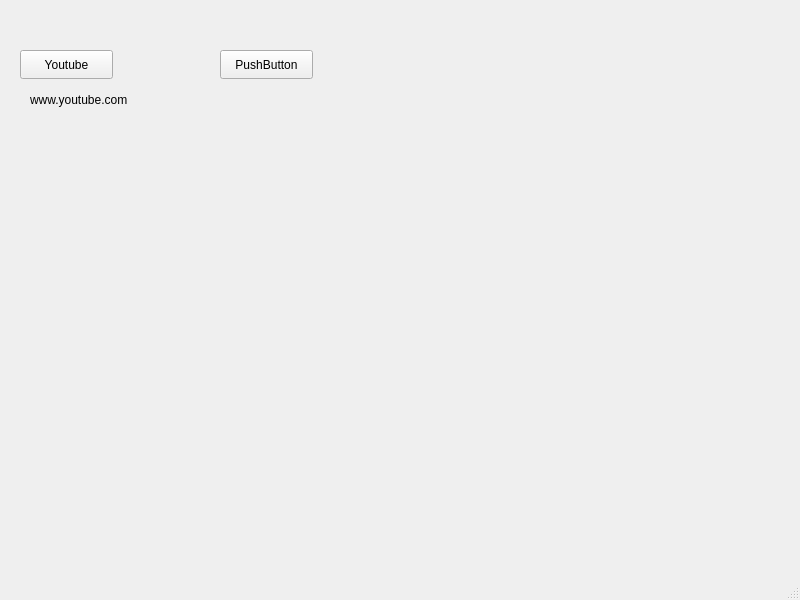
<?xml version="1.0" encoding="UTF-8"?>
<ui version="4.0">
 <class>MainWindow</class>
 <widget class="QMainWindow" name="MainWindow">
  <property name="geometry">
   <rect>
    <x>0</x>
    <y>0</y>
    <width>800</width>
    <height>600</height>
   </rect>
  </property>
  <property name="windowTitle">
   <string>MainWindow</string>
  </property>
  <widget class="QWidget" name="centralwidget">
   <widget class="QPushButton" name="pushButton">
    <property name="geometry">
     <rect>
      <x>20</x>
      <y>50</y>
      <width>93</width>
      <height>29</height>
     </rect>
    </property>
    <property name="text">
     <string>Youtube</string>
    </property>
   </widget>
   <widget class="QLabel" name="label">
    <property name="geometry">
     <rect>
      <x>30</x>
      <y>90</y>
      <width>131</width>
      <height>20</height>
     </rect>
    </property>
    <property name="text">
     <string>www.youtube.com</string>
    </property>
   </widget>
   <widget class="QPushButton" name="pushButton_2">
    <property name="geometry">
     <rect>
      <x>220</x>
      <y>50</y>
      <width>93</width>
      <height>29</height>
     </rect>
    </property>
    <property name="text">
     <string>PushButton</string>
    </property>
   </widget>
  </widget>
  <widget class="QMenuBar" name="menubar">
   <property name="geometry">
    <rect>
     <x>0</x>
     <y>0</y>
     <width>800</width>
     <height>26</height>
    </rect>
   </property>
  </widget>
  <widget class="QStatusBar" name="statusbar"/>
 </widget>
 <resources/>
 <connections/>
</ui>
